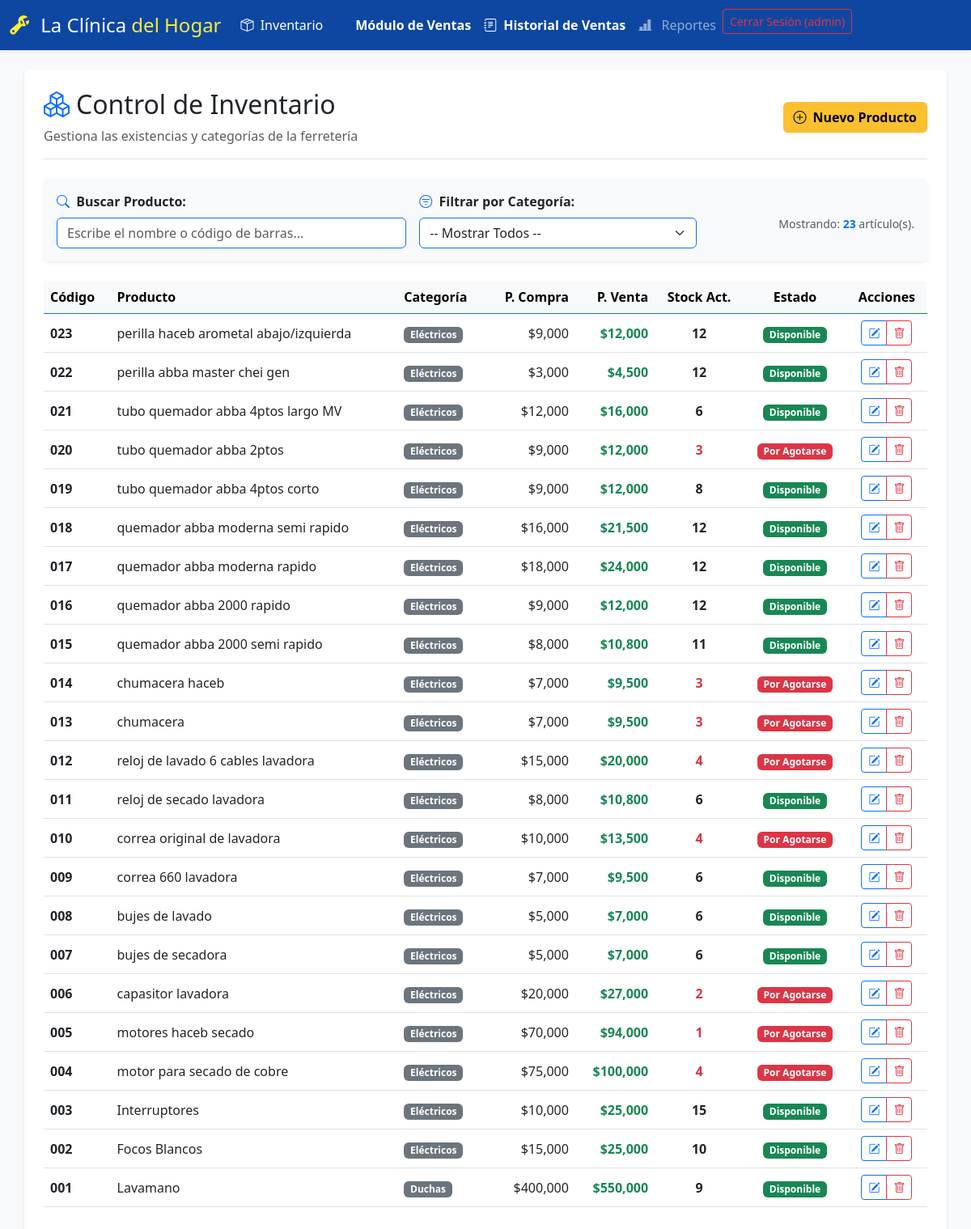
/ (signed in), run on the app's committed database.
### tables this page shows
CREATE TABLE productos (
            id INTEGER PRIMARY KEY AUTOINCREMENT,
            codigo_barras TEXT UNIQUE,
            nombre TEXT NOT NULL,
            descripcion TEXT,
            precio_compra REAL NOT NULL,
            precio_venta REAL NOT NULL,
            stock INTEGER NOT NULL DEFAULT 0,
            stock_minimo INTEGER NOT NULL DEFAULT 5,
            categoria_id INTEGER,
            FOREIGN KEY (categoria_id) REFERENCES categorias(id)
        );

CREATE TABLE categorias (
            id INTEGER PRIMARY KEY AUTOINCREMENT,
            nombre TEXT NOT NULL UNIQUE
        );

### app.py (the view)
@app.route('/')
@login_requerido
def inicio():
    conexion = conectar_bd()
    conexion.execute('''
        CREATE TABLE IF NOT EXISTS ventas (
            id INTEGER PRIMARY KEY AUTOINCREMENT,
            cliente TEXT DEFAULT 'Consumidor Final',
            total REAL NOT NULL,
            fecha TEXT NOT NULL
        )
    ''')
    try:
        conexion.execute('ALTER TABLE ventas ADD COLUMN cliente TEXT DEFAULT "Consumidor Final";')
        conexion.commit()
    except sqlite3.OperationalError:
        pass
    conexion.execute('''
        CREATE TABLE IF NOT EXISTS detalle_ventas (
            id INTEGER PRIMARY KEY AUTOINCREMENT,
            venta_id INTEGER NOT NULL,
            producto_id INTEGER NOT NULL,
            cantidad INTEGER NOT NULL,
            precio_unitario REAL NOT NULL,
            FOREIGN KEY (venta_id) REFERENCES ventas(id),
            FOREIGN KEY (producto_id) REFERENCES productos(id)
        )
    ''')
    try:
        categorias_existentes = conexion.execute('SELECT COUNT(*) as total FROM categorias').fetchone()
        if categorias_existentes['total'] == 0:
            categorias_base = [('Eléctricos',), ('Grifería',), ('Duchas',), ('Herramientas',), ('Pinturas',)]
            conexion.executemany('INSERT INTO categorias (nombre) VALUES (?)', categorias_base)
            conexion.commit()
    except sqlite3.OperationalError:
        pass
    conexion.close()
    conexion = conectar_bd()
    categorias = conexion.execute('SELECT * FROM categorias ORDER BY nombre ASC').fetchall()
    productos = conexion.execute('''
        SELECT p.*, c.nombre as categoria_nombre
        FROM productos p
        LEFT JOIN categorias c ON p.categoria_id = c.id
        ORDER BY p.id DESC
    ''').fetchall()
    conexion.close()
    return render_template('inventario.html', productos=productos, categories=categorias)

### app.py (called while the page is built)
def login_requerido(f):
    @wraps(f)
    def decorated_function(*args, **kwargs):
        if 'usuario' not in session:
            return redirect(url_for('login'))
        return f(*args, **kwargs)
    return decorated_function

def conectar_bd():
    conexion = sqlite3.connect('ferreteria.db')
    conexion.row_factory = sqlite3.Row  # Permite acceder a las columnas por nombre
    return conexion

### templates/inventario.html (shortened to what this page needs)
{% extends 'base.html' %}
{% block content %}
<div class="d-flex justify-content-between align-items-center mb-4 border-bottom pb-3">
    <div>
        <h2 class="text-dark"><i class="bi bi-boxes text-primary me-2"></i>Control de Inventario</h2>
        <p class="text-muted mb-0">Gestiona las existencias y categorías de la ferretería</p>
    </div>
    <button class="btn btn-amarillo-negocio shadow-sm" data-bs-toggle="modal" data-bs-target="#modalProducto">
        <i class="bi bi-plus-circle me-2"></i>Nuevo Producto
    </button>
</div>
<div class="card mb-4 border-0 bg-light shadow-sm">
    <div class="card-body row g-3 align-items-center">
        <div class="col-md-6 col-lg-5">
            <label class="form-label fw-bold text-dark"><i class="bi bi-search text-primary me-1"></i> Buscar Producto:</label>
            <input type="text" class="form-control border-primary" id="buscador-texto" placeholder="Escribe el nombre o código de barras...">
        </div>
        <div class="col-md-6 col-lg-4">
            <label class="form-label fw-bold text-dark"><i class="bi bi-filter-circle text-primary me-1"></i> Filtrar por Categoría:</label>
            <select class="form-select border-primary" id="filtro-categoria">
                <option value="todos">-- Mostrar Todos --</option>
            </select>
        </div>
        <div class="col-12 col-lg-3 mt-md-4 text-lg-end">
            <span class="text-muted small">Mostrando: <strong id="contador-productos" class="text-primary">{{ productos|length }}</strong> artículo(s).</span>
        </div>
    </div>
</div>
<div class="table-responsive">
    <table class="table table-hover align-middle" id="tabla-inventario">
        <thead class="table-light border-bottom border-primary">
            <tr>
                <th>Código</th>
                <th>Producto</th>
                <th>Categoría</th>
                <th class="text-end">P. Compra</th>
                <th class="text-end">P. Venta</th>
                <th class="text-center">Stock Act.</th>
                <th class="text-center">Estado</th>
                <th class="text-center">Acciones</th>
            </tr>
        </thead>
        <tbody>
            {% for producto in productos %}
            <tr class="fila-producto"
                data-categoria="{{ producto.categoria_nombre if producto.categoria_nombre else 'General' }}"
                data-buscar="{{ producto.nombre.lower() }} {{ producto.codigo_barras.lower() if producto.codigo_barras else '' }}">
                <td><strong>{{ producto.codigo_barras if producto.codigo_barras else '-' }}</strong></td>
                <td class="nombre-producto">{{ producto.nombre }}</td>
                <td><span class="badge bg-secondary">{{ producto.categoria_nombre if producto.categoria_nombre else 'General' }}</span></td>
                <td class="text-end">${{ "{:,.0f}".format(producto.precio_compra) }}</td>
                <td class="text-end fw-bold text-success">${{ "{:,.0f}".format(producto.precio_venta) }}</td>
                <td class="text-center">
                    <span class="fs-6 fw-bold {% if producto.stock <= producto.stock_minimo %}text-danger{% else %}text-dark{% endif %}">
                        {{ producto.stock }}
                    </span>
                </td>
                <td class="text-center">
                    {% if producto.stock <= producto.stock_minimo %}
                        <span class="badge bg-danger">Por Agotarse</span>
                    {% else %}
                        <span class="badge bg-success">Disponible</span>
                    {% endif %}
                </td>
                <td class="text-center">
                    <div class="btn-group" role="group">
                        <button class="btn btn-sm btn-outline-primary" data-bs-toggle="modal" data-bs-target="#modalEditar{{ producto.id }}">
                            <i class="bi bi-pencil-square"></i>
                        </button>
                        <button class="btn btn-sm btn-outline-danger" data-bs-toggle="modal" data-bs-target="#modalEliminar{{ producto.id }}">
                            <i class="bi bi-trash"></i>
                        </button>
                    </div>
                </td>
            </tr>
            {% endfor %}
        </tbody>
    </table>
</div>
{% endblock %}

### templates/base.html (shortened to what this page needs)
<!DOCTYPE html>
<html lang="es">
<head>
    <link href="https://cdn.jsdelivr.net/npm/bootstrap@5.3.0/dist/css/bootstrap.min.css" rel="stylesheet">
    <link href="https://cdn.jsdelivr.net/npm/bootstrap-icons@1.10.0/font/bootstrap-icons.css" rel="stylesheet">
</head>
<body class="bg-light">
    <nav class="navbar navbar-expand-lg navbar-dark bg-azul-negocio shadow-sm">
        <div class="container-fluid">
            <a class="navbar-brand fs-4" href="#">
                <i class="bi bi-wrench-adjustable text-amarillo-negocio me-2"></i>
                La Clínica <span class="text-amarillo-negocio">del Hogar</span>
            </a>
            <div class="collapse navbar-collapse" id="navbarNav">
                <ul class="navbar-nav ms-autofs-5">
                    <li class="nav-item me-3">
                        <a class="nav-link active" href="/"><i class="bi bi-box-seam me-1"></i> Inventario</a>
                    </li>
                    <li class="nav-item">
                        <a href="/ventas" class="nav-link text-white fw-bold">
                            Módulo de Ventas
                        </a>
                    </li>
                    <li class="nav-item">
                        <a href="/historial" class="nav-link text-white fw-bold">
                        <i class="bi bi-journal-text me-2"></i>Historial de Ventas
                        </a>
                    </li>
                    <li>
                        <a class="nav-link" href="/reportes">
                        <i class="bi bi-bar-chart-line-fill me-2"></i> Reportes
                        </a>
                    </li>
                    <li>
                        <a href="{{ url_for('logout') }}" class="btn btn-outline-danger btn-sm ms-auto">
    Cerrar Sesión ({{ session['usuario'] }})
</a>
                    </li>
                </ul>
            </div>
        </div>
    </nav>
    <div class="container mt-4 bg-white p-4 rounded shadow-sm">
        {% block content %}
        {% endblock %}
    </div>
</body>
</html>

### templates/base.html (style rules this page uses)
.bg-azul-negocio { background-color: #0d47a1 !important; }
.text-amarillo-negocio { color: #ffeb3b !important; }
.btn-amarillo-negocio { background-color: #fbc02d; color: #000; font-weight: bold; }

### data on the page
productos: codigo_barras "023", nombre "perilla haceb arometal abajo/izquierda", nombre "Eléctricos", precio_compra "9,000", precio_venta "12,000", stock "12", stock_minimo "Disponible"
productos: codigo_barras "022", nombre "perilla abba master chei gen", nombre "Eléctricos", precio_compra "3,000", precio_venta "4,500", stock "12", stock_minimo "Disponible"
productos: codigo_barras "021", nombre "tubo quemador abba 4ptos largo MV", nombre "Eléctricos", precio_compra "12,000", precio_venta "16,000", stock "6", stock_minimo "Disponible"
productos: codigo_barras "020", nombre "tubo quemador abba 2ptos", nombre "Eléctricos", precio_compra "9,000", precio_venta "12,000", stock "3", stock_minimo "Por Agotarse"
productos: codigo_barras "019", nombre "tubo quemador abba 4ptos corto", nombre "Eléctricos", precio_compra "9,000", precio_venta "12,000", stock "8", stock_minimo "Disponible"
productos: codigo_barras "018", nombre "quemador abba moderna semi rapido", nombre "Eléctricos", precio_compra "16,000", precio_venta "21,500", stock "12", stock_minimo "Disponible"
productos: codigo_barras "017", nombre "quemador abba moderna rapido", nombre "Eléctricos", precio_compra "18,000", precio_venta "24,000", stock "12", stock_minimo "Disponible"
productos: codigo_barras "016", nombre "quemador abba 2000 rapido", nombre "Eléctricos", precio_compra "9,000", precio_venta "12,000", stock "12", stock_minimo "Disponible"
productos: codigo_barras "015", nombre "quemador abba 2000 semi rapido", nombre "Eléctricos", precio_compra "8,000", precio_venta "10,800", stock "11", stock_minimo "Disponible"
productos: codigo_barras "014", nombre "chumacera haceb", nombre "Eléctricos", precio_compra "7,000", precio_venta "9,500", stock "3", stock_minimo "Por Agotarse"
productos: codigo_barras "013", nombre "chumacera", nombre "Eléctricos", precio_compra "7,000", precio_venta "9,500", stock "3", stock_minimo "Por Agotarse"
productos: codigo_barras "012", nombre "reloj de lavado 6 cables lavadora", nombre "Eléctricos", precio_compra "15,000", precio_venta "20,000", stock "4", stock_minimo "Por Agotarse"
productos: codigo_barras "011", nombre "reloj de secado lavadora", nombre "Eléctricos", precio_compra "8,000", precio_venta "10,800", stock "6", stock_minimo "Disponible"
productos: codigo_barras "010", nombre "correa original de lavadora", nombre "Eléctricos", precio_compra "10,000", precio_venta "13,500", stock "4", stock_minimo "Por Agotarse"
productos: codigo_barras "009", nombre "correa 660 lavadora", nombre "Eléctricos", precio_compra "7,000", precio_venta "9,500", stock "6", stock_minimo "Disponible"
productos: codigo_barras "008", nombre "bujes de lavado", nombre "Eléctricos", precio_compra "5,000", precio_venta "7,000", stock "6", stock_minimo "Disponible"
productos: codigo_barras "007", nombre "bujes de secadora", nombre "Eléctricos", precio_compra "5,000", precio_venta "7,000", stock "6", stock_minimo "Disponible"
productos: codigo_barras "006", nombre "capasitor lavadora", nombre "Eléctricos", precio_compra "20,000", precio_venta "27,000", stock "2", stock_minimo "Por Agotarse"
productos: codigo_barras "005", nombre "motores haceb secado", nombre "Eléctricos", precio_compra "70,000", precio_venta "94,000", stock "1", stock_minimo "Por Agotarse"
productos: codigo_barras "004", nombre "motor para secado de cobre", nombre "Eléctricos", precio_compra "75,000", precio_venta "100,000", stock "4", stock_minimo "Por Agotarse"
productos: codigo_barras "003", nombre "Interruptores", nombre "Eléctricos", precio_compra "10,000", precio_venta "25,000", stock "15", stock_minimo "Disponible"
productos: codigo_barras "002", nombre "Focos Blancos", nombre "Eléctricos", precio_compra "15,000", precio_venta "25,000", stock "10", stock_minimo "Disponible"
productos: codigo_barras "001", nombre "Lavamano", nombre "Duchas", precio_compra "400,000", precio_venta "550,000", stock "9", stock_minimo "Disponible"

### other printed values
{{ session['usuario'] }} "admin"
{{ productos|length }} "23"
